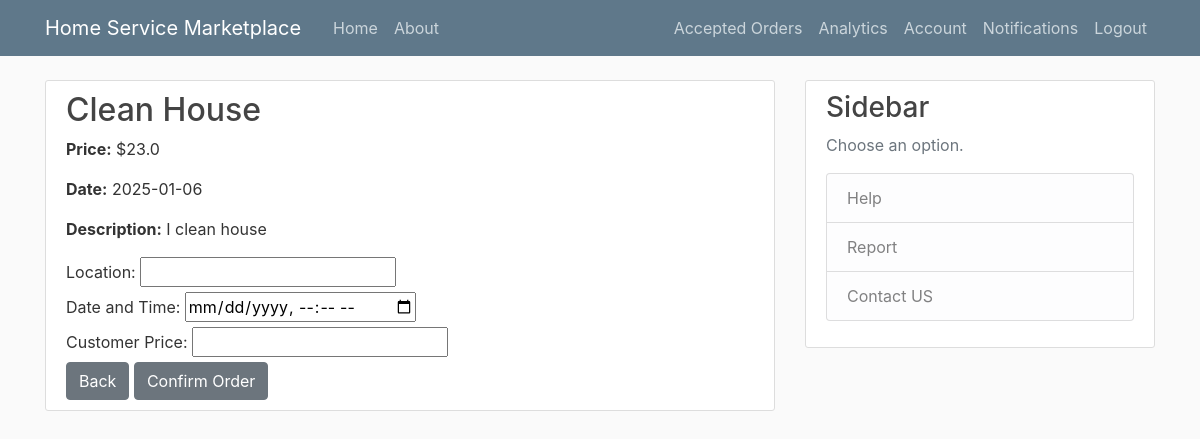
Page /placeorder/1 (signed in) on the committed database.
### flaskapp/models.py (models this page shows, shortened)
class Service(db.Model):
    id = db.Column(db.Integer, primary_key=True)
    title = db.Column(db.String(100), nullable=False)
    description = db.Column(db.Text, nullable=False)
    date_posted = db.Column(db.DateTime, nullable=False, default=datetime.utcnow)
    user_id = db.Column(db.Integer, db.ForeignKey('user.id'), nullable=False)
    provider_id = db.Column(db.Integer, db.ForeignKey('service_provider.id'), nullable=False)
    ratings = db.Column(db.Integer, nullable=False)
    category_id = db.Column(db.Integer, db.ForeignKey('category.id'), nullable=False)
    duration = db.Column(db.Integer, nullable=False)
    ser_price = db.Column(db.Float, nullable=False)
    orders = db.relationship('Order', backref='linked_service', lazy=True)

### flaskapp/routes.py (the view)
@app.route('/placeorder/<int:service_id>')
@login_required
def placeorder(service_id):
    services = Service.query.filter_by(id=service_id).first()
    ref = request.referrer
    return render_template('orderform.html', details=services, referrer=ref)

### flaskapp/models.py (called while the page is built)
@login_manager.user_loader
def load_user(user_id):
    return User.query.get(int(user_id))

    @property
    def is_service_provider(self):
        return ServiceProvider.query.filter_by(id=self.id).first() is not None

### flaskapp/templates/orderform.html (shortened to what this page needs)
{% extends "layout.html" %}
{% block content %}
<div class="content-section">
  <h2>{{ details.title }}</h2>
  <p><strong>Price:</strong> ${{ details.ser_price }}</p>
  <p><strong>Date:</strong> {{ details.date_posted.strftime('%Y-%m-%d') }}</p>
  <p><strong>Description:</strong> {{ details.description }}</p>
  <form action="{{ url_for('postorder') }}" method="POST">
    <label for="location">Location:</label>
    <input type="text" id="location" name="location" step="0.01" />
    <br />
    <label for="datetime">Date and Time:</label>
    <input type="datetime-local" id="datetime" name="datetime"/>
    <br />
    <label for="price">Customer Price:</label>
    <input type="number" id="price" name="price" step="0.01" />
    <br />
    <a href="{{ referrer }}" class="btn btn-secondary">Back</a>
    <button type="submit" class="btn btn-secondary">Confirm Order</button>
  </form>
</div>
{% endblock content %}

### flaskapp/static/main.css (style rules this page uses)
body { background: #fafafa; color: #333333; margin-top: 5rem; }
h1, h2, h3, h4, h5, h6 { color: #444444; }
.content-section { background: #ffffff; padding: 10px 20px; border: 1px solid #dddddd; border-radius: 3px; margin-bottom: 20px; }

### rows in the picture
Service: title "Clean House", ser_price "23.0", date_posted "2025-01-06", description "I clean house"
